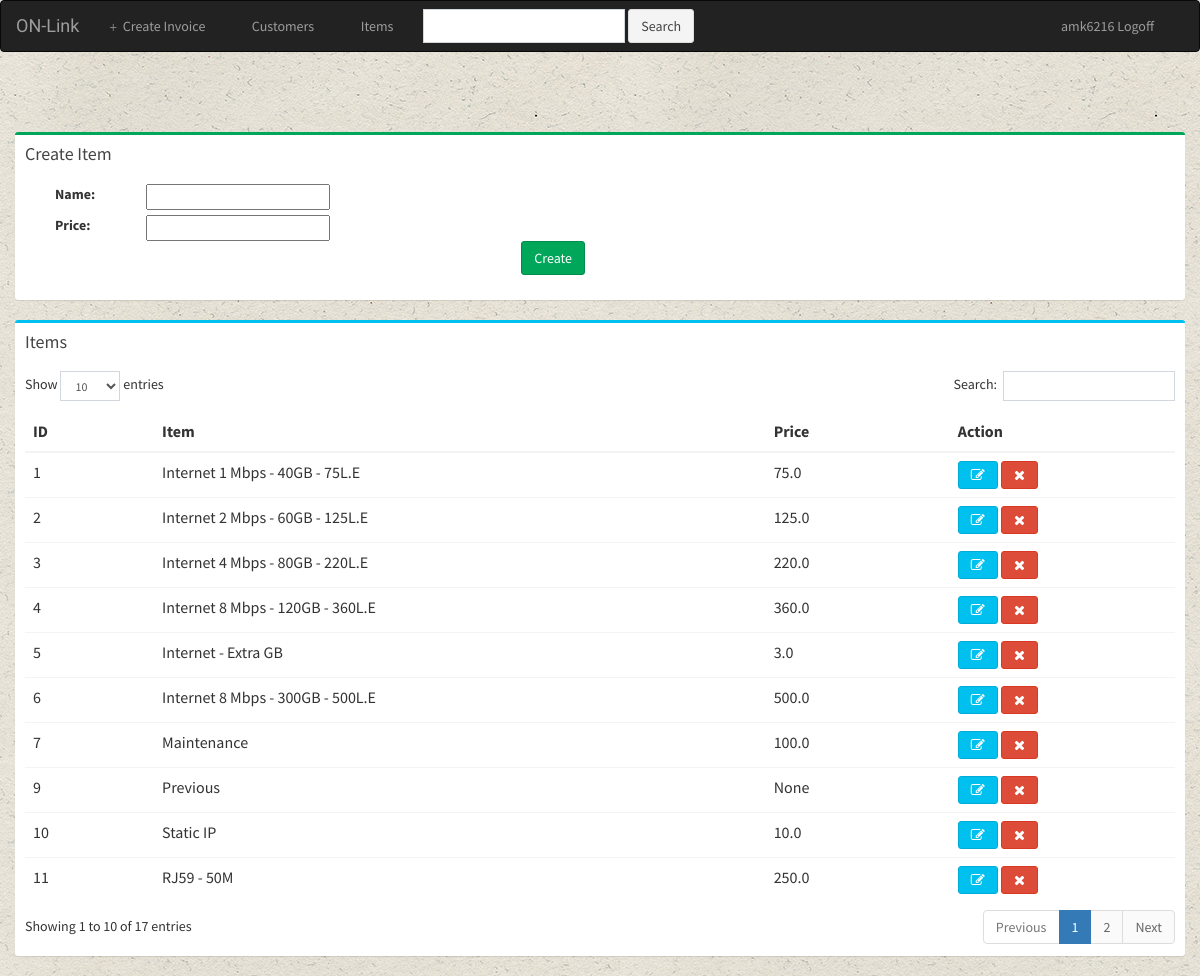
/invoices/items/add/ (signed in), run on the app's committed database.
### invoices/models.py (models this page shows, shortened)
class item(models.Model):
	user = models.ForeignKey(User,on_delete = models.CASCADE,default = 1)
	name = models.CharField(max_length = 64)
	price = models.FloatField( blank = True , null= True)

### invoices/views.py (the view)
def create_item(request):
	if not request.user.is_authenticated():
		return render(request, 'invoices/login.html')
	else:
		user_items = item.objects.filter(user=request.user)
		form = itemForm(request.POST or None)
		if form.is_valid():
			new_item = form.save(commit=False)
			new_item.user = request.user
			new_item.save()
			return redirect('../../')
		context = {"form":form,"user_items":user_items}
		return render(request,'invoices/create_item.html',context)

### invoices/forms.py
class itemForm(forms.ModelForm):
    class Meta:
        model = item
        fields = ['name', 'price']

### invoices/templates/invoices/create_item.html (shortened to what this page needs)
{% extends 'invoices/base.html' %}
{% block body %}
<div class="container container-fluid">
	<div class="row">
		<div class="box box-success">
			<div class="box-header">
			<h4 class="box-title">Create Item</h4>
			</div>
			<div class="box-body">
				<form action="{% url 'invoices:create_item' %}" method="post">
					<div class="form-group col-md-6">
                       					{% include 'invoices/form_template.html' %}
						<input class="btn btn-success pull-right" type="submit" value="Create" />
					</div>
				</form>
			</div>
		</div>
		<div class="box box-info">
			<div class="box-header">
			<h4 class="box-title">Items</h4>
			</div>
			<div class="box-body table-responsive">
				<table id="example1" class="table table-hover">
					<thead>
						<tr>
							<th>ID</th>
							<th>Item</th>
							<th>Price</th>
							<th>Action</th>
						</tr>
					</thead>
					<tbody>
						{% for z in user_items %}
							<tr>
								<td>{{z.id}}</td>
								<td>{{z.name}}</td>
								<td>{{z.price}}</td>
								<td>
									<a href="{% url 'invoices:edit_item' z.id %}" class="btn btn-info"><span class="fa fa-edit"></span></a>
									<a href="{% url 'invoices:delete_item' z.id %}" class="btn btn-danger"><span class="fa fa-remove"></span></a>
								</td>
							</tr>
						{% endfor %}
					</tbody>
				</table>
			</div>
		</div>
	</div>
</div>
{% endblock %}

### invoices/templates/invoices/base.html (shortened to what this page needs)
<html>
	<head>
		{% load staticfiles %}
		<link rel="stylesheet" type="text/css" href="{% static 'invoices/style.css' %}">
		  <link rel="stylesheet" href="{% static 'invoices/bootstrap/css/bootstrap.min.css' %}">
		  <link rel="stylesheet" href="https://cdnjs.cloudflare.com/ajax/libs/font-awesome/4.5.0/css/font-awesome.min.css">
		  <link rel="stylesheet" href="https://cdnjs.cloudflare.com/ajax/libs/ionicons/2.0.1/css/ionicons.min.css">
		  <link rel="stylesheet" href="{% static 'invoices/plugins/datatables/dataTables.bootstrap.css' %}">
  		  <link rel="stylesheet" href="{% static 'invoices/plugins/morris/morris.css' %}">
		  <link rel="stylesheet" href="{% static 'invoices/dist/css/AdminLTE.min.css' %}">
		  <link rel="stylesheet" href="{% static 'invoices/dist/css/skins/_all-skins.min.css' %}">
	</head>
	<body>
		<div class="navbar navbar-inverse">
			<div class="container-fluid">
				<div class="navbar-header">
					<a href="{% url 'invoices:index' %}" class="navbar-brand">ON-Link</a>
				</div>
				<div class="navbar-collapse collapse" id="topNavBar">
					<ul class="nav navbar-nav">
						<li><a href="{% url 'invoices:create_invoice' %}"><span class="glyphicon glyphicon-plus" aria-hidden="true"></span>&nbsp;  Create Invoice</a></li>
						<li><a href="{% url 'invoices:create_customer' %}"><span class="glyphicon glyphicon-user" aria-hidden="true"></span>&nbsp;  Customers</a></li>
						<li>
							<a href="{% url 'invoices:create_item' %}">
								<span class="glyphicon glyphicon-th" aria-hidden="true"></span>&nbsp; Items
							</a>
						</li>
					</ul>
					<form class="navbar-form navbar-left" role="search" method="get" action="#">
						<div class="form-group">
							<input type="text" class="form-control" name="q" value="">
						</div>
						<button type="submit" class="btn btn-default">Search</button>
					</form>
					<ul class="nav navbar-nav pull-right">
						<li><a href="{% url 'invoices:logout_user' %}"><span class="glyphicon glyphicon-user" aria-hidder="true"></span>&nbsp;{{user}} Logoff </a></li>
					</ul>
				</div>
			</div>
		</div>
<div class="row">
<br><br><br>
		{% block body %}
		{% endblock %}
</div>
	</body>
</html>

### invoices/static/invoices/style.css (style rules this page uses)
body { background: url("images/bg.jpg") ; }
.navbar { border-radius: 0; }
.navbar-brand { font-family: 'Satisfy',cursive; }

### data on the page
item: id "1", name "Internet 1 Mbps - 40GB - 75L.E", price "75.0"
item: id "2", name "Internet 2 Mbps - 60GB - 125L.E", price "125.0"
item: id "3", name "Internet 4 Mbps - 80GB - 220L.E", price "220.0"
item: id "4", name "Internet 8 Mbps - 120GB - 360L.E", price "360.0"
item: id "5", name "Internet - Extra GB", price "3.0"
item: id "6", name "Internet 8 Mbps - 300GB - 500L.E", price "500.0"
item: id "7", name "Maintenance", price "100.0"
item: id "9", name "Previous", price "None"
item: id "10", name "Static IP", price "10.0"
item: id "11", name "RJ59 - 50M", price "250.0"

### other printed values
{{ user }} "amk6216"
{{ field.label_tag }} "Name:" "Price:"
